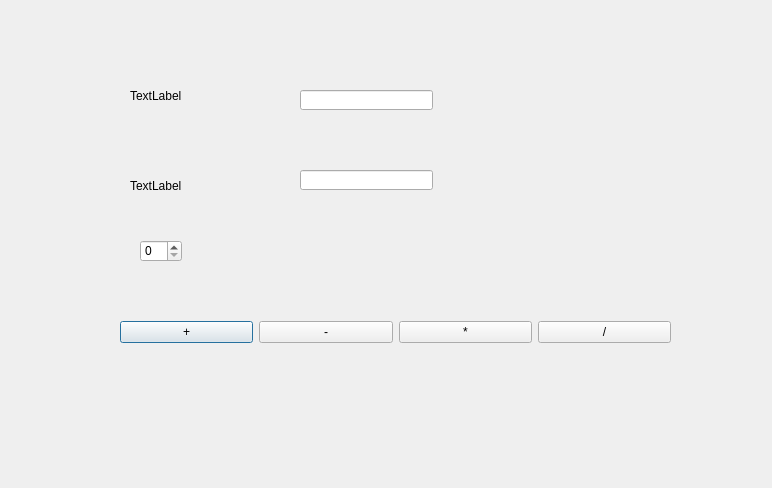
<?xml version="1.0" encoding="UTF-8"?>
<ui version="4.0">
 <class>Dialog</class>
 <widget class="QDialog" name="Dialog">
  <property name="geometry">
   <rect>
    <x>0</x>
    <y>0</y>
    <width>772</width>
    <height>488</height>
   </rect>
  </property>
  <property name="windowTitle">
   <string>Dialog</string>
  </property>
  <widget class="QLabel" name="label">
   <property name="geometry">
    <rect>
     <x>130</x>
     <y>90</y>
     <width>54</width>
     <height>12</height>
    </rect>
   </property>
   <property name="text">
    <string>TextLabel</string>
   </property>
  </widget>
  <widget class="QLabel" name="label_2">
   <property name="geometry">
    <rect>
     <x>130</x>
     <y>180</y>
     <width>54</width>
     <height>12</height>
    </rect>
   </property>
   <property name="text">
    <string>TextLabel</string>
   </property>
  </widget>
  <widget class="QLabel" name="label_3">
   <property name="geometry">
    <rect>
     <x>120</x>
     <y>400</y>
     <width>541</width>
     <height>51</height>
    </rect>
   </property>
   <property name="text">
    <string/>
   </property>
  </widget>
  <widget class="QLineEdit" name="lineEdit">
   <property name="geometry">
    <rect>
     <x>300</x>
     <y>90</y>
     <width>133</width>
     <height>20</height>
    </rect>
   </property>
  </widget>
  <widget class="QLineEdit" name="lineEdit_2">
   <property name="geometry">
    <rect>
     <x>300</x>
     <y>170</y>
     <width>133</width>
     <height>20</height>
    </rect>
   </property>
  </widget>
  <widget class="QSpinBox" name="spinBox">
   <property name="geometry">
    <rect>
     <x>140</x>
     <y>240</y>
     <width>42</width>
     <height>22</height>
    </rect>
   </property>
   <property name="prefix">
    <string/>
   </property>
   <property name="maximum">
    <number>100</number>
   </property>
   <property name="singleStep">
    <number>0</number>
   </property>
  </widget>
  <widget class="QWidget" name="">
   <property name="geometry">
    <rect>
     <x>120</x>
     <y>320</y>
     <width>551</width>
     <height>25</height>
    </rect>
   </property>
   <layout class="QHBoxLayout" name="horizontalLayout">
    <item>
     <widget class="QPushButton" name="pushButton">
      <property name="text">
       <string>+</string>
      </property>
     </widget>
    </item>
    <item>
     <widget class="QPushButton" name="pushButton_2">
      <property name="text">
       <string>-</string>
      </property>
     </widget>
    </item>
    <item>
     <widget class="QPushButton" name="pushButton_3">
      <property name="text">
       <string>*</string>
      </property>
     </widget>
    </item>
    <item>
     <widget class="QPushButton" name="pushButton_4">
      <property name="text">
       <string>/</string>
      </property>
     </widget>
    </item>
   </layout>
  </widget>
 </widget>
 <resources/>
 <connections/>
</ui>
